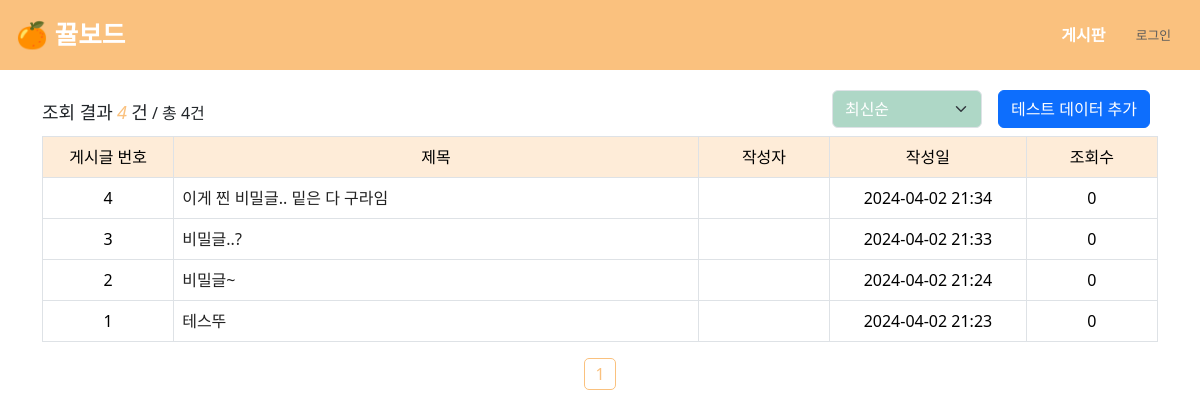
Before: /board/index with the older database file.
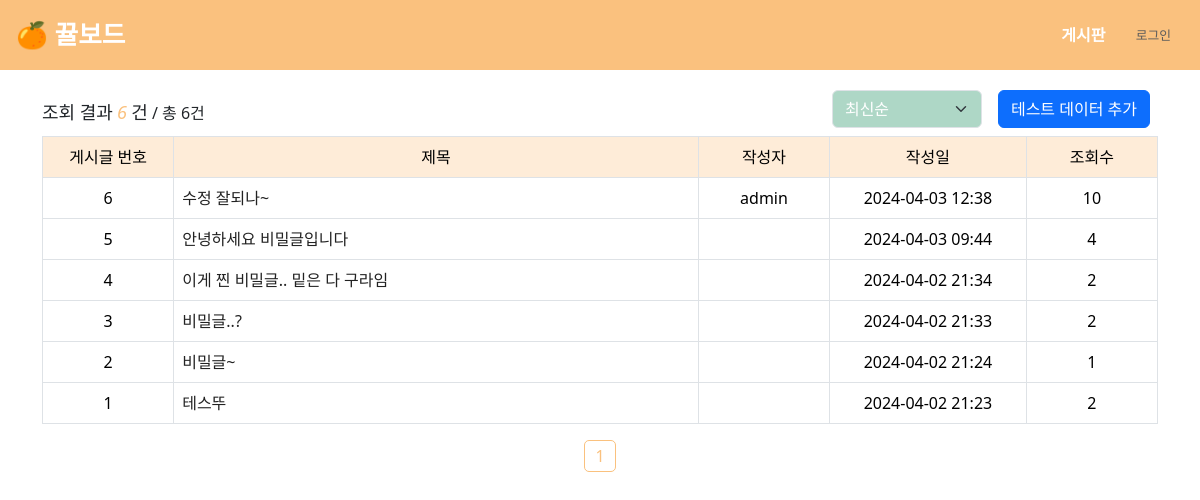
After: the same page with the newer database file.
### app/database.py (models this page shows, shortened)
class Post(db.Model):
    post_id = db.Column(db.Integer, primary_key=True, autoincrement=True)
    title = db.Column(db.String, nullable=False)
    body = db.Column(db.Text, nullable=False)
    user_id = db.Column(db.Integer, ForeignKey('user.user_id'), nullable=False)
    status = db.Column(db.String, nullable=True)
    problem_url = db.Column(db.String, nullable=True)
    created_at = db.Column(db.DateTime, nullable=False)
    updated_at = db.Column(db.DateTime, nullable=False)
    click_count = db.Column(db.Integer, nullable=True)
    like_count = db.Column(db.Integer, nullable=True)
    secret_mode = db.Column(db.Boolean, nullable=True)
    user = relationship('User', back_populates='posts', lazy='joined')
    comments = relationship('Comment', back_populates='post', lazy='joined', cascade='all, delete-orphan')

class User(UserMixin, db.Model):
    user_id = db.Column(db.Integer, primary_key=True)
    username = db.Column(db.String, unique=True, nullable=False)
    password = db.Column(db.String)
    email = db.Column(db.String, unique=True)
    grade = db.Column(db.String, default=0)
    userpic = db.Column(db.String)
    comment = db.Column(db.String)
    created_at = db.Column(db.DateTime, default=datetime.now)
    posts = relationship('Post', back_populates='user', lazy='joined')
    comments = relationship('Comment', back_populates='user', lazy='joined')

### app/board/routes.py (the view)
@board_bp.route('/index')
def index():
    page = request.args.get('page', 1, type=int)
    sort = request.args.get('sort', 'recent', type=str)
    perPage = 20
    try:
        if sort == 'old':
            pag = Post.query.order_by(Post.created_at.asc()).paginate(
                page=page, per_page=perPage)
        elif sort == 'recent':
            pag = Post.query.order_by(Post.created_at.desc()).paginate(
                page=page, per_page=perPage)
        elif sort == 'click':
            pag = Post.query.order_by(Post.click_count.desc()).paginate(
                page=page, per_page=perPage)
        else:
            pag = Post.query.paginate(page=page, per_page=perPage)
    except:
        return redirect(url_for('board.index'))
    stIdx = pag.total - (pag.page - 1) * pag.per_page
    postsCount = min(pag.total, (page - 1) * perPage + len(pag.items))
    isLogin = current_user.is_authenticated
    return render_template('board/index.html', pag=pag, postsCount=postsCount, stIdx=stIdx, sort=sort, isLogin=isLogin)

### templates/board/index.html (shortened to what this page needs)
{% extends "layout.html" %}
{% block content %}
    <div class="container">
        <div>
            <div class="row">
                <div class="col align-items-center d-flex">
                    <div class="board-text-line">
                        <h2>조회 결과</h2>
                        <h2 class="post-count">{{ postsCount }}</h2>
                        <h2>건</h2>
                        <h3>/ 총 {{ pag.total }}건</h3>
                    </div>
                </div>
                <div class="col justify-content-end d-flex">
                    <div class="col mb-2 mx-2 justify-content-end d-flex">
                        <select id="sort-by-select" class="form-select form-select-color-custom form-select-size-custom"
                                aria-label="">
                            <option value="1" {% if sort=='recent' %}selected{% endif %}>최신순</option>
                        </select>
                    </div>
                    <form class="form-inline" action="{{ url_for('board.test_data') }}" method="POST">
                        <button type="submit" class="btn btn-primary mb-2 mx-2">테스트 데이터 추가</button>
                    </form>
                </div>
            </div>
            <table class="table postTable table-bordered">
                <thead>
                <tr>
                    <th class="postNum">게시글 번호</th>
                    <th class="postTitle">제목</th>
                    <th class="postWriter">작성자</th>
                    <th class="postDate">작성일</th>
                    <th class="postHit">조회수</th>
                </tr>
                </thead>
                <tbody>
                {% for post in pag.items %}
                    <tr>
                        <td style="text-align: center;">{{ stIdx - loop.index0 }}</td>
                        <td><a class="board-td-custom" href="{{ url_for('board.detail', post_id=post.post_id)}}">{{ post.title }}</a></td>
                        <td style="text-align: center;">{{ post.user.username }}</td>
                        <td style="text-align: center;">{{ post.updated_at.strftime("%Y-%m-%d %H:%M") }}</td>
                        <td style="text-align: center;">{{ post.click_count }}</td>
                    </tr>
                {% endfor %}
                </tbody>
            </table>
        </div>
        <div class="page-nav">
            <div class="col justify-content-center d-flex align-items-center">
                {% for page_num in pag.iter_pages() %}
                    {% if page_num %}
                        {% if page_num != pag.page %}
                            <a class="page-nav-item" href="{{ url_for('board.index', page=page_num, sort=sort) }}">{{ page_num }}</a>
                        {% else %}
                            <a class="page-nav-item-current">{{ page_num }}</a>
                        {% endif %}
                    {% else %}
                        ...
                    {% endif %}
                {% endfor %}
            </div>
        </div>
    </div>
{% endblock %}

### templates/layout.html (shortened to what this page needs)
<!doctype html>
<html lang="en">
<head>
    <link rel="stylesheet" type="text/css" href="{{ url_for('static', filename='css/custom.css') }}">
    <link rel="stylesheet" type="text/css" href="{{ url_for('static', filename='css/board.css') }}">
    <link rel="stylesheet" type="text/css" href="{{ url_for('static', filename='css/comment.css') }}">
</head>
<body>
    <nav id="Nav">
        <div class="navContainer">
            <a class="navLogo" href="{{ url_for('board.index') }}">🍊 뀰보드</a>
            <div>
                <a href="{{ url_for('board.index') }}" class="btn navBtn">게시판</a>
                {% if current_user.is_authenticated %}
                <a href="{{ url_for('acc.profile') }}" class="btn navBtn">내정보</a>
                <a href="{{ url_for('acc.logout') }}" class="btn navBtn loginBtn">로그아웃</a>
                {% else %}
                <a href="{{ url_for('acc.login') }}" class="btn loginBtn">로그인</a>
                {% endif %}
            </div>
        </div>
    </nav>
    <div class="content">
        {% block content %}
        {% endblock %}
    </div>
</body>
</html>

### static/css/board.css (style rules this page uses)
.table thead th { text-align: center; font-weight: normal; background-color: rgba(250, 193, 126, 0.3); }
.table th:nth-child(1) { width: 10%; }
.table th:nth-child(2) { width: 40%; }
.table th:nth-child(3) { width: 10%; }
.table th:nth-child(4) { width: 15%; }
.table th:nth-child(5) { width: 10%; }
.board-text-line h2 { font-size: 18px; display: inline; }
.board-text-line h3 { font-size: 16px; display: inline; }
.board-text-line .post-count { color: #FAC17E; font-style: italic; }
.form-select-color-custom { background-color: #AED7C6; color: #FFFFFF; }
.form-select-size-custom { width: 150px; }
.page-nav .page-nav-item-current { margin-left: 9px; margin-right: 9px; color: #FAC17E; border: 1px solid #FAC17E; border-radius: 5px; padding: 3px 10px; }
.board-td-custom { color: #222222; }

Changed rows visible on the page:
added Post: stIdx-loop.index0 "6", title "수정 잘되나~", user.username "admin", updated_at "2024-04-03 12:38", click_count "10"
added Post: stIdx-loop.index0 "5", title "안녕하세요 비밀글입니다", updated_at "2024-04-03 09:44", click_count "4"
changed Post "이게 찐 비밀글.. 밑은 다 구라임": click_count "0" → "2"
changed Post "비밀글..?": click_count "0" → "2"
changed Post "비밀글~": click_count "0" → "1"
changed Post "테스뚜": click_count "0" → "2"
Other visible differences:
{{ postsCount }}: "4" → "6"
{{ pag.total }}: "4" → "6"
